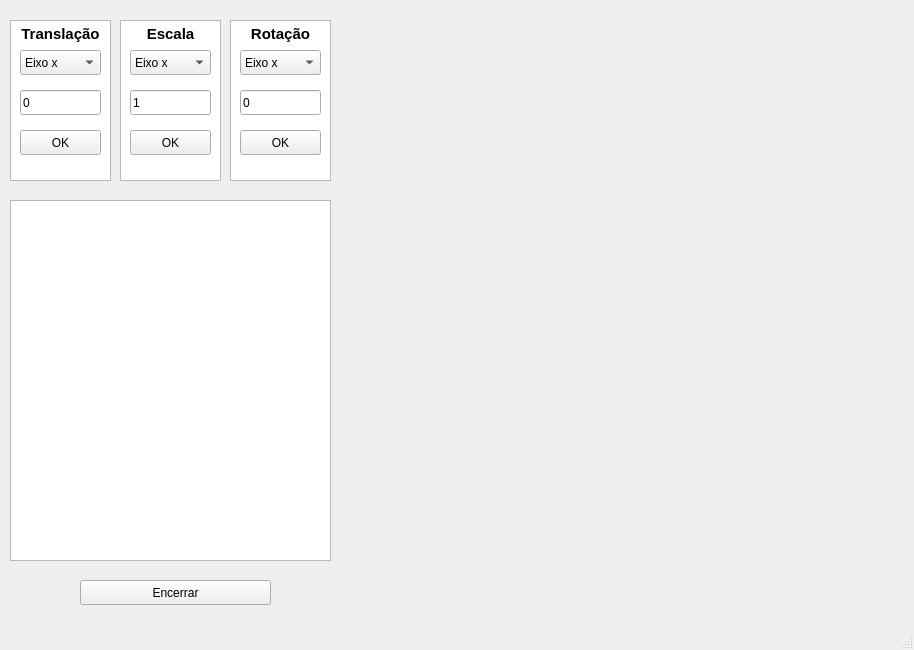
<?xml version="1.0" encoding="UTF-8"?>
<ui version="4.0">
 <class>MainWindow</class>
 <widget class="QMainWindow" name="MainWindow">
  <property name="geometry">
   <rect>
    <x>0</x>
    <y>0</y>
    <width>914</width>
    <height>650</height>
   </rect>
  </property>
  <property name="windowTitle">
   <string>MainWindow</string>
  </property>
  <widget class="QWidget" name="centralwidget">
   <widget class="QTextBrowser" name="tBox">
    <property name="geometry">
     <rect>
      <x>10</x>
      <y>20</y>
      <width>101</width>
      <height>161</height>
     </rect>
    </property>
    <property name="html">
     <string>&lt;!DOCTYPE HTML PUBLIC &quot;-//W3C//DTD HTML 4.0//EN&quot; &quot;http://www.w3.org/TR/REC-html40/strict.dtd&quot;&gt;
&lt;html&gt;&lt;head&gt;&lt;meta name=&quot;qrichtext&quot; content=&quot;1&quot; /&gt;&lt;style type=&quot;text/css&quot;&gt;
p, li { white-space: pre-wrap; }
&lt;/style&gt;&lt;/head&gt;&lt;body style=&quot; font-family:'Ubuntu'; font-size:11pt; font-weight:400; font-style:normal;&quot;&gt;
&lt;p align=&quot;center&quot; style=&quot; margin-top:0px; margin-bottom:0px; margin-left:0px; margin-right:0px; -qt-block-indent:0; text-indent:0px;&quot;&gt;&lt;span style=&quot; font-family:'Ubuntu'; font-weight:600;&quot;&gt;Translação&lt;/span&gt;&lt;/p&gt;&lt;/body&gt;&lt;/html&gt;</string>
    </property>
   </widget>
   <widget class="QComboBox" name="tEixo">
    <property name="geometry">
     <rect>
      <x>20</x>
      <y>50</y>
      <width>81</width>
      <height>25</height>
     </rect>
    </property>
    <item>
     <property name="text">
      <string>Eixo x</string>
     </property>
    </item>
    <item>
     <property name="text">
      <string>Eixo y</string>
     </property>
    </item>
    <item>
     <property name="text">
      <string>Eixo z</string>
     </property>
    </item>
   </widget>
   <widget class="QPushButton" name="tOk">
    <property name="geometry">
     <rect>
      <x>20</x>
      <y>130</y>
      <width>81</width>
      <height>25</height>
     </rect>
    </property>
    <property name="text">
     <string>OK</string>
    </property>
   </widget>
   <widget class="QComboBox" name="sEixo">
    <property name="geometry">
     <rect>
      <x>130</x>
      <y>50</y>
      <width>81</width>
      <height>25</height>
     </rect>
    </property>
    <item>
     <property name="text">
      <string>Eixo x</string>
     </property>
    </item>
    <item>
     <property name="text">
      <string>Eixo y</string>
     </property>
    </item>
    <item>
     <property name="text">
      <string>Eixo z</string>
     </property>
    </item>
   </widget>
   <widget class="QTextBrowser" name="sBox">
    <property name="geometry">
     <rect>
      <x>120</x>
      <y>20</y>
      <width>101</width>
      <height>161</height>
     </rect>
    </property>
    <property name="html">
     <string>&lt;!DOCTYPE HTML PUBLIC &quot;-//W3C//DTD HTML 4.0//EN&quot; &quot;http://www.w3.org/TR/REC-html40/strict.dtd&quot;&gt;
&lt;html&gt;&lt;head&gt;&lt;meta name=&quot;qrichtext&quot; content=&quot;1&quot; /&gt;&lt;style type=&quot;text/css&quot;&gt;
p, li { white-space: pre-wrap; }
&lt;/style&gt;&lt;/head&gt;&lt;body style=&quot; font-family:'Ubuntu'; font-size:11pt; font-weight:400; font-style:normal;&quot;&gt;
&lt;p align=&quot;center&quot; style=&quot; margin-top:0px; margin-bottom:0px; margin-left:0px; margin-right:0px; -qt-block-indent:0; text-indent:0px;&quot;&gt;&lt;span style=&quot; font-family:'Ubuntu'; font-weight:600;&quot;&gt;Escala&lt;/span&gt;&lt;/p&gt;&lt;/body&gt;&lt;/html&gt;</string>
    </property>
   </widget>
   <widget class="QPushButton" name="sOk">
    <property name="geometry">
     <rect>
      <x>130</x>
      <y>130</y>
      <width>81</width>
      <height>25</height>
     </rect>
    </property>
    <property name="text">
     <string>OK</string>
    </property>
   </widget>
   <widget class="QPushButton" name="rOk">
    <property name="geometry">
     <rect>
      <x>240</x>
      <y>130</y>
      <width>81</width>
      <height>25</height>
     </rect>
    </property>
    <property name="text">
     <string>OK</string>
    </property>
   </widget>
   <widget class="QComboBox" name="rEixo">
    <property name="geometry">
     <rect>
      <x>240</x>
      <y>50</y>
      <width>81</width>
      <height>25</height>
     </rect>
    </property>
    <item>
     <property name="text">
      <string>Eixo x</string>
     </property>
    </item>
    <item>
     <property name="text">
      <string>Eixo y</string>
     </property>
    </item>
    <item>
     <property name="text">
      <string>Eixo z</string>
     </property>
    </item>
   </widget>
   <widget class="QTextBrowser" name="rBox">
    <property name="geometry">
     <rect>
      <x>230</x>
      <y>20</y>
      <width>101</width>
      <height>161</height>
     </rect>
    </property>
    <property name="html">
     <string>&lt;!DOCTYPE HTML PUBLIC &quot;-//W3C//DTD HTML 4.0//EN&quot; &quot;http://www.w3.org/TR/REC-html40/strict.dtd&quot;&gt;
&lt;html&gt;&lt;head&gt;&lt;meta name=&quot;qrichtext&quot; content=&quot;1&quot; /&gt;&lt;style type=&quot;text/css&quot;&gt;
p, li { white-space: pre-wrap; }
&lt;/style&gt;&lt;/head&gt;&lt;body style=&quot; font-family:'Ubuntu'; font-size:11pt; font-weight:400; font-style:normal;&quot;&gt;
&lt;p align=&quot;center&quot; style=&quot; margin-top:0px; margin-bottom:0px; margin-left:0px; margin-right:0px; -qt-block-indent:0; text-indent:0px;&quot;&gt;&lt;span style=&quot; font-family:'Ubuntu'; font-weight:600;&quot;&gt;Rotação&lt;/span&gt;&lt;/p&gt;&lt;/body&gt;&lt;/html&gt;</string>
    </property>
   </widget>
   <widget class="QTextBrowser" name="listaAcoes">
    <property name="geometry">
     <rect>
      <x>10</x>
      <y>200</y>
      <width>321</width>
      <height>361</height>
     </rect>
    </property>
   </widget>
   <widget class="QLineEdit" name="tValor">
    <property name="geometry">
     <rect>
      <x>20</x>
      <y>90</y>
      <width>81</width>
      <height>25</height>
     </rect>
    </property>
    <property name="text">
     <string>0</string>
    </property>
   </widget>
   <widget class="QLineEdit" name="sValor">
    <property name="geometry">
     <rect>
      <x>130</x>
      <y>90</y>
      <width>81</width>
      <height>25</height>
     </rect>
    </property>
    <property name="text">
     <string>1</string>
    </property>
   </widget>
   <widget class="QLineEdit" name="rValor">
    <property name="geometry">
     <rect>
      <x>240</x>
      <y>90</y>
      <width>81</width>
      <height>25</height>
     </rect>
    </property>
    <property name="text">
     <string>0</string>
    </property>
   </widget>
   <widget class="QPushButton" name="pushButton">
    <property name="geometry">
     <rect>
      <x>80</x>
      <y>580</y>
      <width>191</width>
      <height>25</height>
     </rect>
    </property>
    <property name="text">
     <string>Encerrar</string>
    </property>
   </widget>
   <widget class="Cube" name="areaDesenho" native="true">
    <property name="geometry">
     <rect>
      <x>380</x>
      <y>30</y>
      <width>511</width>
      <height>531</height>
     </rect>
    </property>
   </widget>
   <zorder>rBox</zorder>
   <zorder>sBox</zorder>
   <zorder>tBox</zorder>
   <zorder>tEixo</zorder>
   <zorder>tOk</zorder>
   <zorder>sEixo</zorder>
   <zorder>sOk</zorder>
   <zorder>rOk</zorder>
   <zorder>rEixo</zorder>
   <zorder>listaAcoes</zorder>
   <zorder>tValor</zorder>
   <zorder>sValor</zorder>
   <zorder>rValor</zorder>
   <zorder>pushButton</zorder>
   <zorder>areaDesenho</zorder>
  </widget>
  <widget class="QMenuBar" name="menubar">
   <property name="geometry">
    <rect>
     <x>0</x>
     <y>0</y>
     <width>914</width>
     <height>22</height>
    </rect>
   </property>
  </widget>
  <widget class="QStatusBar" name="statusbar"/>
 </widget>
 <customwidgets>
  <customwidget>
   <class>Cube</class>
   <extends>QWidget</extends>
   <header>cube.h</header>
   <container>1</container>
  </customwidget>
 </customwidgets>
 <resources/>
 <connections/>
</ui>
